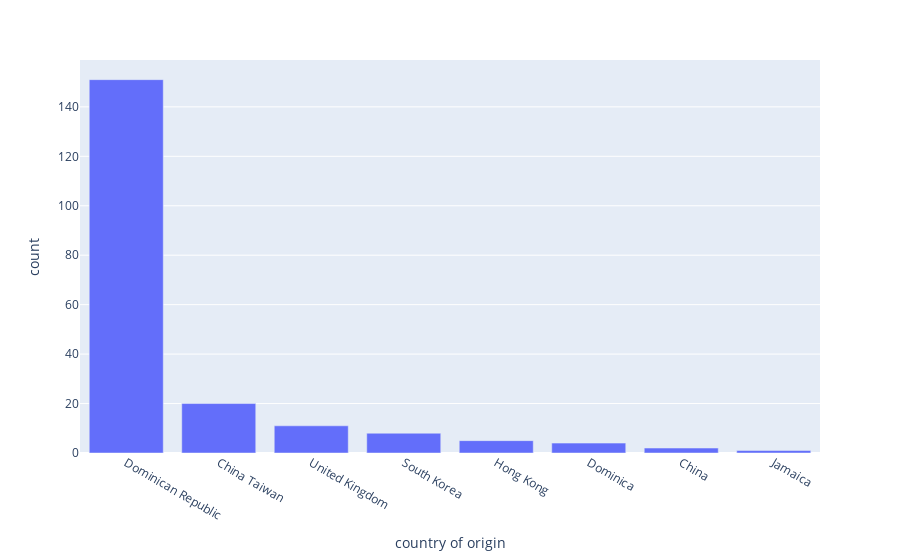

The code cell stored with this chart in its notebook:
### Markdown cell above
* **checking the country of origin of shipment and understood that Dominican Republic was the most frquent country of origin were shipment was shipped from**

### Code cell
#checking the number of times a particular repeats
aa=df['COUNTRY OF ORIGIN'].value_counts()
ab=pd.DataFrame(aa)
ab.reset_index(inplace=True)
ab.columns=['country of origin','count']
px.bar(ab,x='country of origin',y='count')

### Figure 1 — Plotly figure (JSON) as saved in the notebook; plotly's stock layout.template omitted (floating-point values rounded to 4 significant figures)
{"data": [{"alignmentgroup": "True", "hoverlabel": {"namelength": 0}, "hovertemplate": "country of origin=%{x}<br>count=%{y}", "legendgroup": "", "marker": {"color": "#636efa"}, "name": "", "offsetgroup": "", "orientation": "v", "showlegend": false, "textposition": "auto", "type": "bar", "x": ["Dominican Republic", "China Taiwan", "United Kingdom", "South Korea", "Hong Kong", "Dominica", "China", "Jamaica"], "xaxis": "x", "y": [151, 20, 11, 8, 5, 4, 2, 1], "yaxis": "y"}], "layout": {"barmode": "relative", "legend": {"tracegroupgap": 0}, "margin": {"t": 60}, "xaxis": {"anchor": "y", "domain": [0, 1], "title": {"text": "country of origin"}}, "yaxis": {"anchor": "x", "domain": [0, 1], "title": {"text": "count"}}}}
